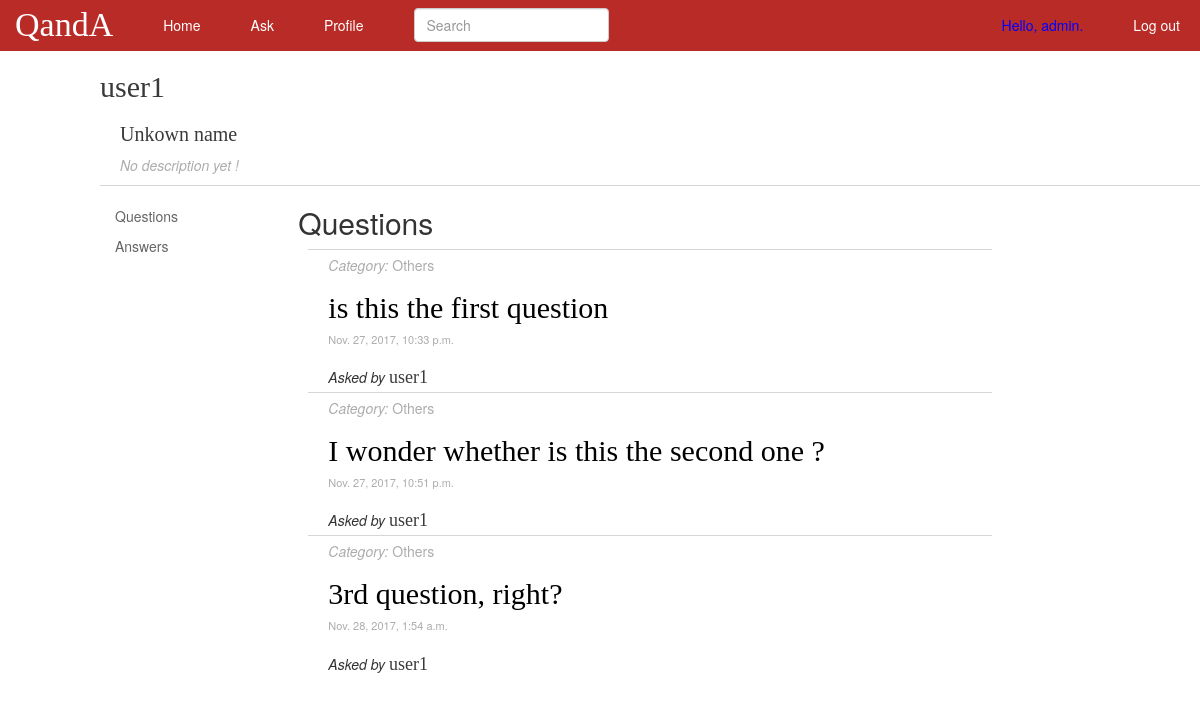
The app's page /profile/2/ (signed in) with its own data.
### polls/models.py (models this page shows, shortened)
class Question(models.Model):
	content = models.CharField(max_length=200)
	category = models.CharField(max_length=30, null=True)
	time = models.DateTimeField('date asked')
	user = models.ForeignKey(User, on_delete=models.CASCADE, related_name="creator")
	followers = models.ManyToManyField(User, related_name="followers")

### polls/views.py (the view)
# urls.py: url(r'^profile/(?P<user_id>[0-9]+)/$', views.profile, name='profile'),
@login_required
def profile(request, user_id):
	asked_questions = Question.objects.filter(user__id = user_id)
	user = User.objects.get(id = user_id)
	context = {'asked_questions' : asked_questions, 'user_id' : int(user_id), 'target_user' : user}
	return render(request, 'polls/profile.html', context)

### polls/templates/polls/profile.html
{% extends "polls/base_profile.html" %}
{% load static%}
{% block procontent %}
<div class="col-xs-8 test2">
	<h2>Questions</h2>
	{% include 'polls/questions.html' with questions=asked_questions %}
</div>
{% endblock procontent %}

### polls/templates/polls/base_profile.html (shortened to what this page needs)
{% extends "polls/base.html" %}
{% load static%}
{% block content %}
		<div class="container-fluid" id="mainview">
			<div class="profile-head">
				<h3 class="accent-text" style="font-size:30px"> {{ target_user.username }} </h3>
				<div class="user-details">
					<h3 class="accent-text" style="font-size:20px">
					{% if target_user.profile.name %}
						{{ target_user.profile.name }}
					{% else %}
						Unkown name
					{% endif %}
					</h3>
					<p><i>
						{% if target_user.profile.description %}
							Description: {{ target_user.profile.description }}
						{% else %}
							No description yet !
						{% endif %}
					</i></p>
				</div>
				<hr class="hrstyle" width="100%">
			</div>
			<div class="profile-main">
				<div class="col-xs-2 test1 left-panel" style="margin-top: 10px">
					<ul style="padding:0">
						<li class="pannel-item"><a href="{% url 'polls:profile' target_user.id %}" class="side-pannel-text">Questions</a></li>
						<li class="pannel-item"><a href="{% url 'polls:useranswers' target_user.id %}" class="side-pannel-text">Answers</a></li>
					</ul>
				</div>
				{% block procontent %}
				{% endblock procontent %}
				</div>
			</div>
{% endblock content %}

### polls/templates/polls/base.html (shortened to what this page needs)
{% load static %}
<html>
	<head>
		<link rel="stylesheet" type="text/css" href="{% static '/polls/style.css' %}" />
		<link rel="stylesheet" href="https://maxcdn.bootstrapcdn.com/bootstrap/3.3.7/css/bootstrap.min.css">
	</head>
	<body>
		<nav class="row navbar navbar-fixed-top" id="header">
		  <div class="container-fluid">
		    <div class="navbar-header">
		      	<a class="navbar-brand" href="#" id="mytitle">QandA</a>
		    </div>
		    <ul class="nav navbar-nav navbar-left">
				<li><a href="/">Home</a></li>
				{% if user.is_authenticated %}
					<li><a data-toggle="modal" href="{% url 'polls:newquestion' %}" data-target="#modal" data-tooltip>Ask</a></li>
					<li><a href="{% url 'polls:profile' user.id %}">Profile</a></li>
			    {% endif %}
		    </ul>
		    <form class="navbar-form navbar-left" method="post" action="{% url 'polls:search' %}">
		    	<input type="text" class="form-control" name="keyword" placeholder="Search">
	    	</form>
	    	<ul class="nav navbar-nav navbar-right">
				{% if user.is_authenticated %}
			    	<li><a style="color: blue">Hello, {{ user.username }}.</a></li>
			    	<li><a href="{% url 'users:logout' %}">Log out</a></li>
			    {% else %}
			    	<li><a href="{% url 'users:login' %}">Log in</a></li>
			    	<li><a href="{% url 'users:register' %}">Register</a></li>
			    {% endif %}
		    </ul>
		  </div>
		</nav>
		{% block content %}
		{% endblock content %}
	</body>
</html>

### polls/templates/polls/questions.html
{% load static %}
{% for question in questions %}
	<div class="content-wrapper">
		<div><a href="{% url 'polls:category' question.category %}" class="category"><i>Category:</i> {{question.category}}</a></div>
		<h2><a href="{% url 'polls:details' question.id %}" class="accent-text question-text">{{question.content}}</a></h2>
		<div class="time">{{question.time}}</div>
		<br>
		<div><span class="tagging-text">Asked by </span><a href="{% url 'polls:profile' question.user.id %}" class="accent-text username">{{question.user.username}}</a></div>
	</div>
{% endfor %}

### polls/static/polls/style.css (style rules this page uses)
body { background-color: #fff; padding-left: 100px; }
#header { background-color: rgb(185, 43, 39); }
#mytitle { font-family: "Times New Roman", Georgia; font-size: 34px; color: #fff; }
#mainview { margin: 0px 0px 0px 0px; padding: 0px 0px 0px 0px; margin-top: 50px; }
#header a { color: #fff; margin: 0px 20px 0px 0px; }
.left-panel li { list-style: none; }
.category { color: #acacac; }
.user-details { color: #acacac; margin-left: 20px; }
hr.hrstyle { border-top: 1px solid rgb(214, 214, 214); margin-top: 1px; margin-bottom: 0px; }
.navbar-form { padding: 10px 50px; margin: 0px 0px 0px 0px; border-top: 0px solid transparent; border-bottom: 0px solid transparent; -webkit-box-shadow: inset 0 1px 0 rgba(255,255,255,.1),0 1px 0 rgba(255,255,255,.1); box-shadow: inset 0 1px 0 rgba(255,255,255,.1),0 0px 0 rgba(255,255,255,.1); }
.time { color: #acacac; font-size: 11px; }
.username { font-size: 18px; border-bottom: 1px solid transparent; display: inline-block; line-height: 0.85; }
.accent-text { font-family: "Times New Roman", Georgia; color: rgb(58, 58, 58); }
.question-text { font-size: 30px; color: black; border-bottom: 1px solid transparent; display: inline-block; line-height: 0.85; text-shadow: 2px 2px white, 2px -2px white, -2px 2px white, -2px -2px white; }
.content-wrapper { background-color: #fff; margin: 0px 10px 0px 10px; padding: 5px 20px 5px 20px; border-top: solid 0.5px; border-color: rgb(214, 214, 214); }
.side-pannel-text { font-size: 14px; color: #666; text-decoration: none }
li.pannel-item { margin-top: 10px; }
.tagging-text { font-size: 14px; font-style: italic; }

### records on screen
Question: category "Others", content "is this the first question", time "Nov. 27, 2017, 10:33 p.m.", user.username "user1"
Question: category "Others", content "I wonder whether is this the second one ?", time "Nov. 27, 2017, 10:51 p.m.", user.username "user1"
Question: category "Others", content "3rd question, right?", time "Nov. 28, 2017, 1:54 a.m.", user.username "user1"

### other values on screen
{{ user.username }} "admin"
{{ target_user.username }} "user1"
